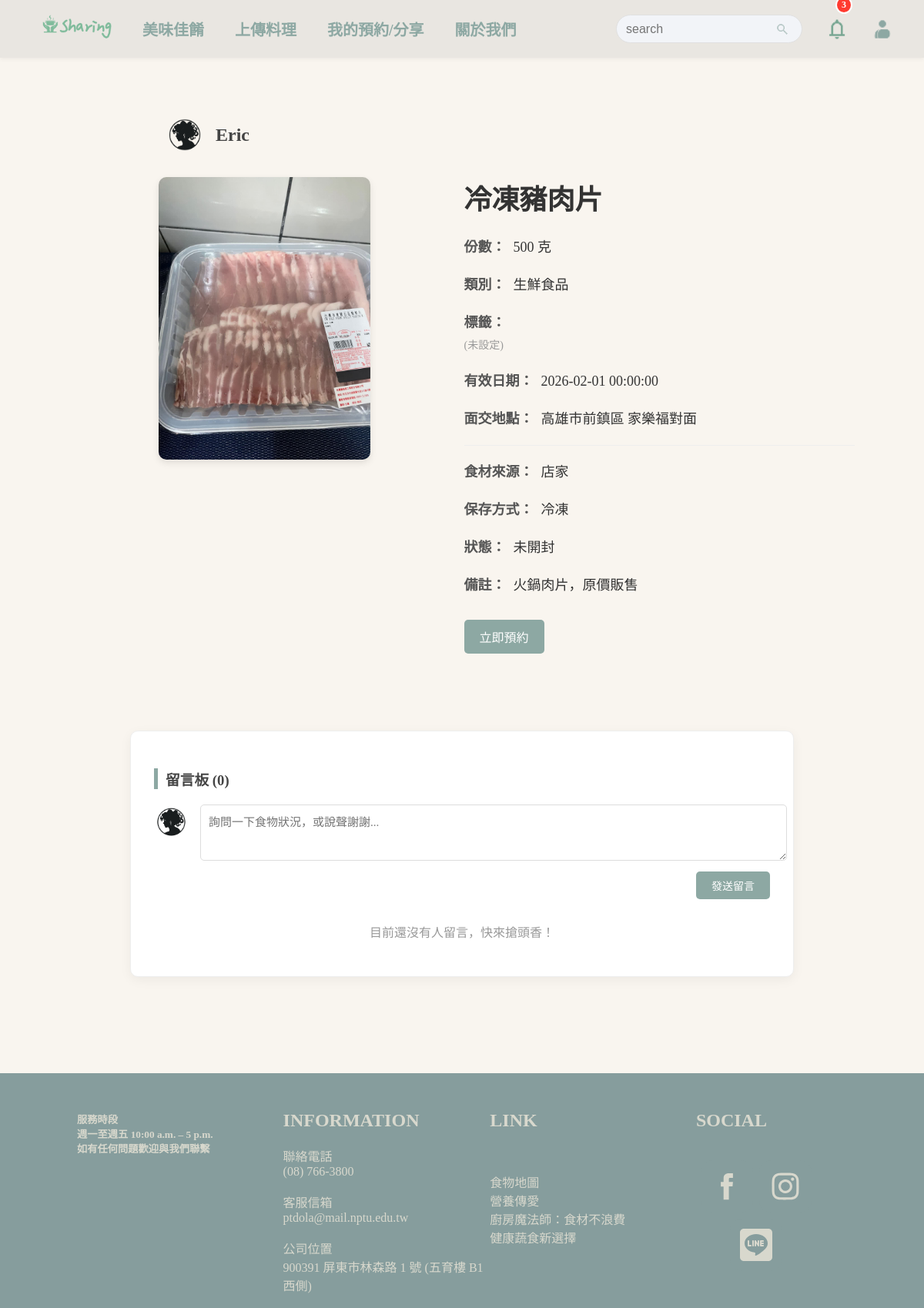
The app's page /detail.php?id=15 (signed in) with its own data.
### tables this page shows
CREATE TABLE `food_items` (
  `food_id` int unsigned NOT NULL AUTO_INCREMENT,
  `user_id` int unsigned NOT NULL,
  `image_filename` varchar(255) DEFAULT NULL,
  `food_name` varchar(100) NOT NULL,
  `quantity` int NOT NULL,
  `unit` varchar(20) NOT NULL,
  `category` enum('熟食','乾貨/速食','生鮮食品','蔬果','飲料','零食','甜點','其他') NOT NULL,
  `expiry_datetime` datetime NOT NULL,
  `pickup_address_city` varchar(50) NOT NULL,
  `pickup_address_street` varchar(100) NOT NULL,
  `pickup_landmark` varchar(100) DEFAULT NULL,
  `origin` varchar(100) NOT NULL,
  `storage_method` enum('常溫','冷藏','冷凍') NOT NULL,
  `item_state` varchar(50) NOT NULL DEFAULT '上架中',
  `remark` text,
  `created_at` timestamp NULL DEFAULT CURRENT_TIMESTAMP,
  `updated_at` timestamp NULL DEFAULT CURRENT_TIMESTAMP ON UPDATE CURRENT_TIMESTAMP,
  PRIMARY KEY (`food_id`),
  KEY `user_id` (`user_id`),
  CONSTRAINT `food_items_ibfk_1` FOREIGN KEY (`user_id`) REFERENCES `users` (`id`)
);

CREATE TABLE `users` (
  `id` int unsigned NOT NULL AUTO_INCREMENT,
  `name` varchar(20) NOT NULL,
  `account` varchar(30) NOT NULL,
  `password` varchar(255) NOT NULL,
  PRIMARY KEY (`id`),
  UNIQUE KEY `account` (`account`)
);

### detail.php (the view, shortened to what this page needs)
<?php
$id = $_GET['id'] ?? null;
    $host = 'localhost';
    $db_name = 'mydatabase';
    $username = 'root';
    $password = '';
try {
    $pdo = new PDO("mysql:host=$host;dbname=$db_name;charset=utf8", $username, $password);
    $pdo->setAttribute(PDO::ATTR_ERRMODE, PDO::ERRMODE_EXCEPTION);
} catch (PDOException $e) {
    echo "資料庫連線失敗: " . $e->getMessage();
    exit;
}
$sql = "SELECT food_items.*, users.name AS publisher_name
        FROM food_items
        LEFT JOIN users ON food_items.user_id = users.id
        WHERE food_items.food_id = ?";
$stmt = $pdo->prepare($sql);
$stmt->execute([$id]);
$item = $stmt->fetch();
$sql_tags = "SELECT labels.label_name
             FROM labels
             JOIN food_items_label ON labels.label_id = food_items_label.label_id
             WHERE food_items_label.food_id = ?";
$stmt_tags = $pdo->prepare($sql_tags);
$stmt_tags->execute([$id]);
$tags = $stmt_tags->fetchAll(PDO::FETCH_ASSOC);
$tag_icons = [
    '便當' => '🍱',
    '麵食' => '🍜',
    '飯食' => '🍚',
    '飲料' => '🥤',
    '麵包' => '🥐',
    '蛋糕' => '🍰',
    '素食' => '🥗',
    '罐頭' => '🥫',
    '有機' => '🌾',
    '即期食品' => '⏰'
];
$sql_comments = "SELECT comments.*, users.name
                 FROM comments
                 LEFT JOIN users ON comments.user_id = users.id
                 WHERE comments.food_id = ?
                 ORDER BY comments.created_at DESC";
$stmt_comments = $pdo->prepare($sql_comments);
$stmt_comments->execute([$id]);
$comment_list = $stmt_comments->fetchAll(PDO::FETCH_ASSOC);
?>
<!DOCTYPE html>
<html>
<head>
    <link rel="stylesheet" href="../2.0/css/detail.css">
</head>
<body>
    <?php include 'header.php'; ?>
    <div class="article" style="width: 100%; display: flex; justify-content: center; margin-top: 150px; padding-bottom: 50px;">
        <div style="width: 85%; max-width: 1200px;">
            <div style="display: flex; align-items: center; margin-bottom: 30px; padding-left: 125px;">
                <img src="../2.0/img/user_img.PNG" style="width: 50px; height: 50px; border-radius: 50%; margin-right: 15px; object-fit: cover;">
                <h2 style="margin: 0; color: #444;">
                    <?php echo htmlspecialchars($item['publisher_name'] ?? '未知使用者'); ?>
                </h2>
            </div>
            <div style="display: flex; flex-wrap: wrap; gap: 5px;">
                <div style="flex: 1; min-width: 300px; display: flex; justify-content: center; align-items: start;">
                    <?php if (!empty($item['image_filename'])): ?>
                        <img src="uploads/<?php echo htmlspecialchars($item['image_filename']); ?>"
                             alt="商品圖片"
                             style="width: 100%; max-width: 275px; border-radius: 10px; box-shadow: 0 4px 10px rgba(0,0,0,0.1);">
                    <?php else: ?>
                        <div style="width: 100%; height: 300px; background: #eee; display: flex; align-items: center; justify-content: center; border-radius: 10px;">
                            尚無圖片
                        </div>
                    <?php endif; ?>
                </div>
                <div style="flex: 1; min-width: 300px;">
                    <h1 style="margin: 0 0 25px 0; font-size: 36px; color: #333;">
                        <?php echo htmlspecialchars($item['food_name']); ?>
                    </h1>
                    <div class="info-row">
                        <span class="info-label">份數：</span>
                        <span class="info-content">
                            <?php echo htmlspecialchars($item['quantity'] . ' ' . ($item['unit'] ?? '')); ?>
                        </span>
                    </div>
                    <div class="info-row">
                        <span class="info-label">類別：</span>
                        <span class="info-content"><?php echo htmlspecialchars($item['category']); ?></span>
                    </div>
                    <div class="info-row vertical">
                        <div class="info-label">標籤：</div>
                        <div class="info-content tag-container">
                            <?php if (isset($tags) && count($tags) > 0): ?>
                                <?php foreach ($tags as $tag): ?>
                                    <?php
                                        $name = $tag['label_name'];
                                        $icon = $tag_icons[$name] ?? '🏷️';
                                    ?>
                                    <span class="food-tag">
                                        <?php echo $icon . ' ' . htmlspecialchars($name); ?>
                                    </span>
                                <?php endforeach; ?>
                            <?php else: ?>
                                <span style="color: #999; font-size: 14px;">(未設定)</span>
                            <?php endif; ?>
                        </div>
                    </div>
                    <div class="info-row">
                        <span class="info-label">有效日期：</span>
                        <span class="info-content">
                            <?php echo htmlspecialchars($item['expiry_datetime']); ?>
                        </span>
                    </div>
                    <div class="info-row">
                        <span class="info-label">面交地點：</span>
                        <span class="info-content">
                            <?php echo htmlspecialchars($item['pickup_address_city'] . ' ' . $item['pickup_landmark']); ?>
                        </span>
                    </div>
                    <hr style="border: 0; border-top: 1px solid #eee; margin: 20px 0;">
                    <div class="info-row">
                        <span class="info-label">食材來源：</span>
                        <span class="info-content"><?php echo htmlspecialchars($item['origin']); ?></span>
                    </div>
                    <div class="info-row">
                        <span class="info-label">保存方式：</span>
                        <span class="info-content"><?php echo htmlspecialchars($item['storage_method']); ?></span>
                    </div>
                    <div class="info-row">
                        <span class="info-label">狀態：</span>
                        <span class="info-content"><?php echo htmlspecialchars($item['item_state']); ?></span>
                    </div>
                    <div class="info-row" style="align-items: flex-start;">
                        <span class="info-label">備註：</span>
                        <span class="info-content" style="white-space: pre-wrap;"><?php echo htmlspecialchars($item['remark']); ?></span>
                    </div>
                    <div style="margin-top: 30px; display: flex; gap: 15px;">
                        <button id="btn-open-modal"
                                data-food-id="<?php echo $item['food_id']; ?>"
                                data-publisher-id="<?php echo $item['user_id']; ?>"
                                style="border: none; cursor: pointer; color: white; background-color: rgb(141,168,163); padding: 10px 20px; border-radius: 5px; font-size: 16px;">
                            立即預約
                        </button>
                    </div>
                </div> </div> </div>
    </div>
    <div style="width: 100%; display: flex; justify-content: center; margin-top: 50px; margin-bottom: 50px;">
        <div style="width: 85%; max-width: 800px; background: #fff; border-radius: 10px; padding: 30px; box-shadow: 0 4px 15px rgba(0,0,0,0.05); border: 1px solid #eee;">
            <h3 style="border-left: 5px solid rgb(141,168,163); padding-left: 10px; margin-bottom: 20px; color: #444;">
                留言板 (<?php echo count($comment_list ?? []); ?>)
            </h3>
            <div style="margin-bottom: 30px;">
                <?php if (isset($_SESSION['user_id'])): ?>
                    <form method="POST" action="">
                        <div style="display: flex; gap: 15px;">
                            <img src="../2.0/img/user_img.PNG" style="width: 45px; height: 45px; border-radius: 50%;">
                            <div style="flex: 1;">
                                <textarea name="comment_content" rows="3" placeholder="詢問一下食物狀況，或說聲謝謝..."
                                    style="width: 100%; padding: 10px; border: 1px solid #ddd; border-radius: 5px; font-size: 15px; resize: vertical; font-family: inherit;"></textarea>
                                <div style="text-align: right; margin-top: 10px;">
                                    <button type="submit" name="submit_comment"
                                        style="background-color: rgb(141,168,163); color: white; border: none; padding: 8px 20px; border-radius: 5px; cursor: pointer; font-size: 14px;">
                                        發送留言
                                    </button>
                                </div>
                            </div>
                        </div>
                    </form>
                <?php else: ?>
                    <div style="text-align: center; padding: 20px; background: #f9f9f9; border-radius: 5px; color: #666;">
                        請 <a href="login.php" style="color: #ff9800; text-decoration: none; font-weight: bold;">登入</a> 後參與討論
                    </div>
                <?php endif; ?>
            </div>
            <div class="comment-list">
                <?php if (count($comment_list) > 0): ?>
                    <?php foreach ($comment_list as $c): ?>
                        <div style="display: flex; gap: 15px; margin-bottom: 20px; border-bottom: 1px solid #eee; padding-bottom: 20px;">
                            <img src="../2.0/img/user_img.PNG"
                                style="width: 45px; height: 45px; border-radius: 50%; object-fit: cover;">
                            <div style="flex: 1;">
                                <div style="margin-bottom: 5px;">
                                    <span style="font-weight: bold; color: #333; margin-right: 10px;">
                                        <?php echo htmlspecialchars($c['name']); ?>
                                    </span>
                                    <span style="font-size: 12px; color: #999;">
                                        <?php echo $c['created_at']; ?>
                                    </span>
                                </div>
                                <div style="color: #555; line-height: 1.6; font-size: 15px; word-break: break-all;">
                                    <?php echo nl2br(htmlspecialchars($c['content'])); ?>
                                </div>
                            </div>
                        </div>
                    <?php endforeach; ?>
                <?php else: ?>
                    <p style="text-align: center; color: #999; margin-top: 30px;">目前還沒有人留言，快來搶頭香！</p>
                <?php endif; ?>
            </div>
        </div>
    </div>
    <footer>
        <div class="space" style="width: 100px;"> &nbsp </div>
        <div class="all">
            <div class="smthing">
                <h5>
                    服務時段<br>
                    週一至週五 10:00 a.m. – 5 p.m.<br>
                    如有任何問題歡迎與我們聯繫
                </h5>
            </div>
            <div class="information">
                <h2><b>INFORMATION</b></h2>
                <p>
                    聯絡電話<br>
                    (08) 766-3800<br><br>
                    客服信箱<br>
                    ptdola@mail.nptu.edu.tw<br><br>
                    公司位置<br>
                    900391 屏東市林森路 1 號 (五育樓 B1 西側)
                </p>
            </div>
            <div class="links">
                <h2>LINK</h2><br>
                <p>
                    <a href="https://greenmedia.today/map_search.php" target="_blank"> 食物地圖 </a><br>
                    <a href="https://www.foodbank-taiwan.org.tw/" target="_blank"> 營養傳愛 </a><br>
                    <a href="https://icook.tw/" target="_blank"> 廚房魔法師：食材不浪費 </a><br>
                    <a href="https://www.twvns.org/info/recipe" target="_blank"> 健康蔬食新選擇 </a>
                </p>
            </div>
            <div class="social">
                <h2>SOCIAL</h2><br>
                <div class="social-icons" style="display: flex; gap: 8px; flex-wrap: wrap; justify-content: center;">
                    <a href="#" target="_blank" rel="noopener" style="display: inline-flex; align-items: center; justify-content: center; width: 50px; height: 50px; padding: 9px; background: rgba(134, 157, 157, 1); border-radius: 15px; color: #d8d8cd; transition: all 0.3s ease; text-decoration: none;" onmouseover="this.style.transform='rotate(360deg)'; " onmouseout="this.style.transform=''; this.style.filter=''; this.style.animation='';">
                    </a>
                    <a href="#" target="_blank" rel="noopener" style="display: inline-flex; align-items: center; justify-content: center; width: 50px; height: 50px; padding: 9px; background: rgba(134, 157, 157, 1); border-radius: 15px; color: #d8d8cd; transition: all 0.3s ease; text-decoration: none;" onmouseover="this.style.transform='rotate(360deg)'; " onmouseout="this.style.transform=''; this.style.filter=''; this.style.animation='';">
                    </a>
                    <a href="#" target="_blank" rel="noopener" style="display: inline-flex; align-items: center; justify-content: center; width: 50px; height: 50px; padding: 9px; background: rgba(134, 157, 157, 1); border-radius: 15px; color: #d8d8cd; transition: all 0.3s ease; text-decoration: none;" onmouseover="this.style.transform='rotate(360deg)'; " onmouseout="this.style.transform=''; this.style.filter=''; this.style.animation='';">
                    </a>
                </div>
            </div>
        </div>
    </footer>
</body>
</html>

### css/detail.css (style rules this page uses)
body { padding: 0; margin: 0; border: 0; background-color: rgb(249,245,239); display: flex; flex-wrap: wrap; justify-content: center; align-self: center; }
.info-row { margin-bottom: 20px; font-size: 18px; line-height: 1.6; display: flex; align-items: center; }
.info-row.vertical { display: block; }
.info-label { font-weight: bold; color: #555; margin-right: 10px; }
.info-content { color: #333; }
.tag-container { display: flex; flex-wrap: wrap; gap: 8px; margin-top: 5px; }

### detail.php (style rules this page uses)
footer { width: 100%; padding-bottom: 30px; height: 275px; position: relative; margin-top: 75px; background-color: rgb(134,157,157); display: flex; justify-content: start; }
.all { width: 80%; height: 255px; display: flex; justify-content: space-around; align-items: center; }
.information { color: rgb(216,216,205); height: 200px; }
.links, .smthing { color: rgb(216,216,205); height: 200px; width: 300px; }
.social { color: rgb(216,216,205); height: 200px; width: 175px; }
.links a { color: rgb(216,216,205); font-size: 16px; text-decoration: none; }

### records on screen
food_items: user.name "Eric", image_filename (picture), food_name "冷凍豬肉片", quantity+unit "500 克", category "生鮮食品", expiry_datetime "2026-02-01 00:00:00", pickup_address_city+pickup_landmark "高雄市前鎮區 家樂福對面", origin "店家", storage_method "冷凍", item_state "未開封", remark "火鍋肉片，原價販售"

### other values on screen
$unread_count "3"
count($comment_list ?? []) "0"
